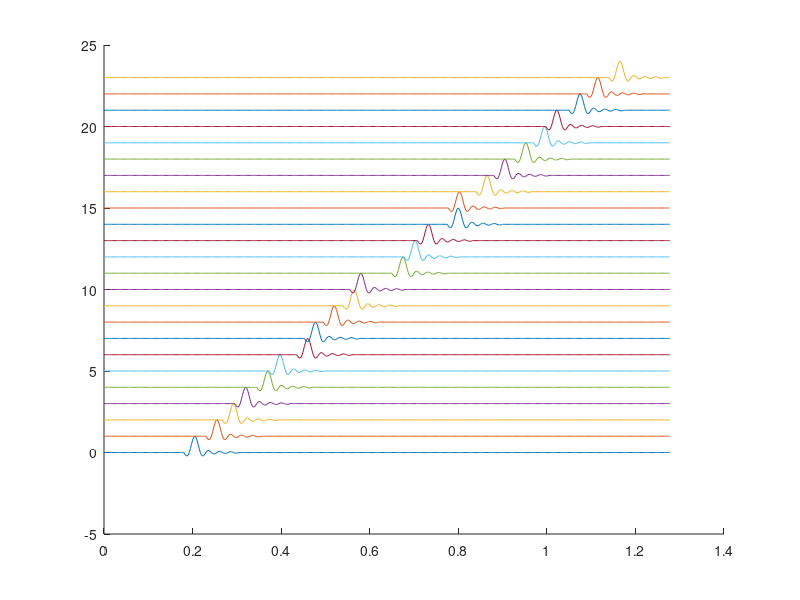

This chart was generated by the following MATLAB code:
close all;clear;clc;
a = load('sejs_2.txt');
%na osi x mamy czas i trasy z kolejnych sejsmików
[Np,Nt] = size(a);
%
Fs=400;
%
t= (0:Np-1)/Fs;
tc= (-Np+1:Np+1)/Fs; %przeliczamy na czas krok probkowania
figure;
FB = zeros(1,Nt-1);
dx=25;
hold on;
for k = 1 : Nt
    plot(t,a(:,k)+k-1);
    %plot mamy po 24 geofonach wiec cos trzeba pominac
    if k >1
        xc = corr(a(:,k),a(:,1));
        nr = find(xc == max(xc(:)),1,'first');
        FB(1,k-1)=tc(nr);
    end
end
hold off;
odl = (1:Nt-1)*dx; % odleglosc do k-tego odbiornika
v = odl./FB;